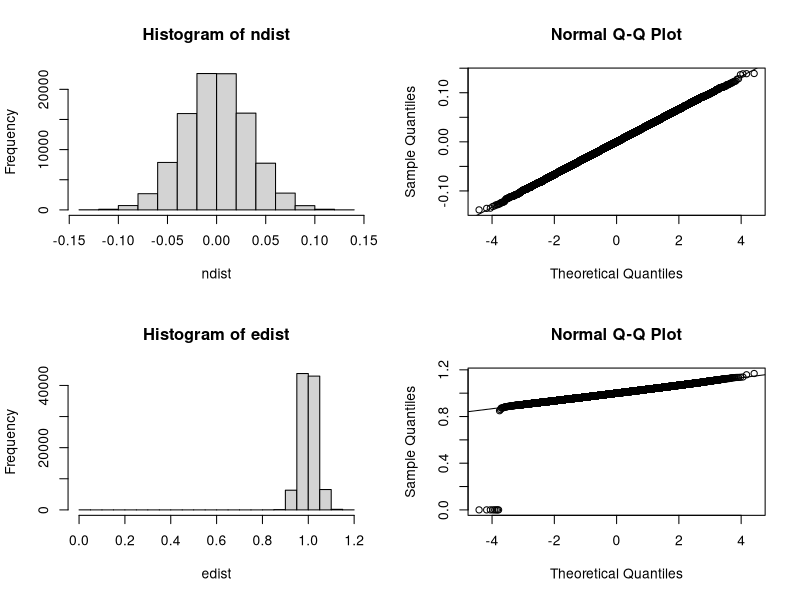

Write R code to recreate this figure.
## ---- chunk 1
# Global variables for the number of samples and the normal and the exponention distribution
iterations = 99999
ndist <- numeric(iterations)
edist <- numeric(iterations)
## ---- chunk 2
clt <- function (iterations) {
  for (i in 9:iterations) {
    rn <- sample(rnorm(999, mean=0, sd=1), 9999, replace=TRUE)
    ndist[i] <- mean(rn)
    re <- sample(rexp(999, rate=1), 9999, replace=TRUE)
    edist[i] <- mean(re)
    if (i == 99 | i == 999 | i == 9999 | i == 99999) {
        sdrn <- sd(ndist)
        sdre <- sd(edist)
        cat("Output: Iter = ", i, "normalclt = ", sdrn, "expclt = ", sdre, "\n")
    }
  }
  result <- list(ndist=ndist, edist=edist)
  return(result)
}
## ---- chunk 3
cltplot <- function(ndist, edist) {
    par(mfrow = c(2, 2))
    hist(ndist)
    qqnorm(ndist)
    qqline(ndist)
    hist(edist)
    qqnorm(edist)
    qqline(edist)
}

## ---- chunk 4
# Call the Central Limit Theorem implementation
bootstrapclt <- clt(iterations)
## ---- chunk 5
# Call the plot funtion to represent the data
cltplot(bootstrapclt$ndist, bootstrapclt$edist)
